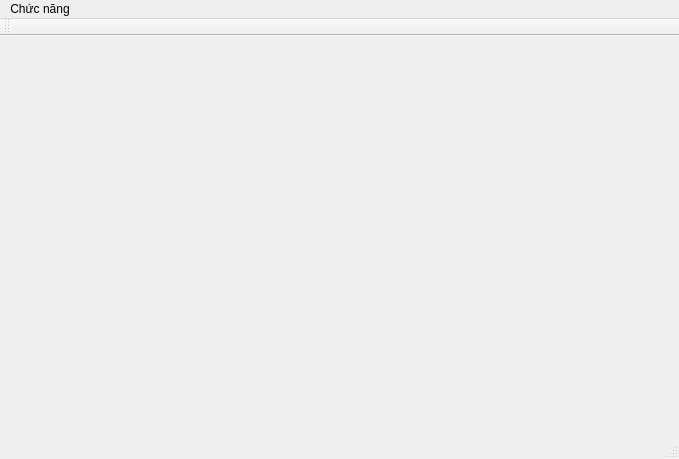
<?xml version="1.0" encoding="UTF-8"?>
<ui version="4.0">
 <class>MainWindow</class>
 <widget class="QMainWindow" name="MainWindow">
  <property name="geometry">
   <rect>
    <x>0</x>
    <y>0</y>
    <width>679</width>
    <height>459</height>
   </rect>
  </property>
  <property name="windowTitle">
   <string>Student Management</string>
  </property>
  <widget class="QWidget" name="centralWidget">
   <layout class="QVBoxLayout" name="verticalLayout">
    <item>
     <widget class="QStackedWidget" name="stackedWidget"/>
    </item>
   </layout>
  </widget>
  <widget class="QMenuBar" name="menuBar">
   <property name="geometry">
    <rect>
     <x>0</x>
     <y>0</y>
     <width>679</width>
     <height>21</height>
    </rect>
   </property>
   <widget class="QMenu" name="menuCh_c_n_ng">
    <property name="title">
     <string>Chức năng</string>
    </property>
    <addaction name="actionListStudents"/>
    <addaction name="actionListClasses"/>
    <addaction name="separator"/>
    <addaction name="actionLogOut"/>
   </widget>
   <addaction name="menuCh_c_n_ng"/>
  </widget>
  <widget class="QToolBar" name="mainToolBar">
   <attribute name="toolBarArea">
    <enum>TopToolBarArea</enum>
   </attribute>
   <attribute name="toolBarBreak">
    <bool>false</bool>
   </attribute>
  </widget>
  <widget class="QStatusBar" name="statusBar"/>
  <action name="actionListStudents">
   <property name="text">
    <string>Danh sách học sinh</string>
   </property>
  </action>
  <action name="actionListClasses">
   <property name="text">
    <string>Danh sách lớp học</string>
   </property>
  </action>
  <action name="actionLogOut">
   <property name="text">
    <string>Đăng xuất</string>
   </property>
  </action>
 </widget>
 <layoutdefault spacing="6" margin="11"/>
 <resources/>
 <connections/>
</ui>
